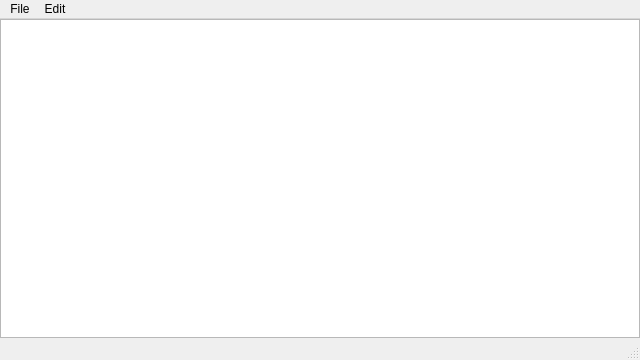
<?xml version="1.0" encoding="UTF-8"?>
<ui version="4.0">
 <class>BuildMonitorClass</class>
 <widget class="QMainWindow" name="BuildMonitorClass">
  <property name="geometry">
   <rect>
    <x>0</x>
    <y>0</y>
    <width>640</width>
    <height>360</height>
   </rect>
  </property>
  <property name="sizePolicy">
   <sizepolicy hsizetype="Preferred" vsizetype="Preferred">
    <horstretch>0</horstretch>
    <verstretch>0</verstretch>
   </sizepolicy>
  </property>
  <property name="windowTitle">
   <string>Build Monitor</string>
  </property>
  <widget class="QWidget" name="centralWidget">
   <layout class="QGridLayout" name="gridLayout">
    <property name="leftMargin">
     <number>0</number>
    </property>
    <property name="topMargin">
     <number>0</number>
    </property>
    <property name="rightMargin">
     <number>0</number>
    </property>
    <property name="bottomMargin">
     <number>0</number>
    </property>
    <item row="0" column="0">
     <widget class="ServerOverviewTable" name="serverOverviewTable">
      <property name="enabled">
       <bool>true</bool>
      </property>
      <property name="sizePolicy">
       <sizepolicy hsizetype="Expanding" vsizetype="Expanding">
        <horstretch>0</horstretch>
        <verstretch>0</verstretch>
       </sizepolicy>
      </property>
      <property name="styleSheet">
       <string notr="true">QTreeView{
id: serverOverviewTable
width: 100%
height: 100%
}</string>
      </property>
      <property name="lineWidth">
       <number>0</number>
      </property>
      <property name="editTriggers">
       <set>QAbstractItemView::NoEditTriggers</set>
      </property>
      <property name="selectionBehavior">
       <enum>QAbstractItemView::SelectRows</enum>
      </property>
      <property name="verticalScrollMode">
       <enum>QAbstractItemView::ScrollPerPixel</enum>
      </property>
      <property name="horizontalScrollMode">
       <enum>QAbstractItemView::ScrollPerPixel</enum>
      </property>
      <attribute name="horizontalHeaderHighlightSections">
       <bool>false</bool>
      </attribute>
      <attribute name="horizontalHeaderStretchLastSection">
       <bool>true</bool>
      </attribute>
      <attribute name="verticalHeaderVisible">
       <bool>false</bool>
      </attribute>
     </widget>
    </item>
   </layout>
  </widget>
  <widget class="QMenuBar" name="menuBar">
   <property name="geometry">
    <rect>
     <x>0</x>
     <y>0</y>
     <width>640</width>
     <height>21</height>
    </rect>
   </property>
   <widget class="QMenu" name="menuFile">
    <property name="title">
     <string>File</string>
    </property>
    <addaction name="actionAdd_to_Startup"/>
    <addaction name="actionRemove_from_Startup"/>
    <addaction name="separator"/>
    <addaction name="actionExit"/>
   </widget>
   <widget class="QMenu" name="menuEdit">
    <property name="title">
     <string>Edit</string>
    </property>
    <addaction name="actionSettings"/>
   </widget>
   <addaction name="menuFile"/>
   <addaction name="menuEdit"/>
  </widget>
  <widget class="QStatusBar" name="statusBar"/>
  <action name="actionExit">
   <property name="text">
    <string>Exit</string>
   </property>
  </action>
  <action name="actionSettings">
   <property name="text">
    <string>Settings</string>
   </property>
  </action>
  <action name="actionHelp">
   <property name="text">
    <string>Help</string>
   </property>
  </action>
  <action name="actionAbout">
   <property name="text">
    <string>About</string>
   </property>
  </action>
  <action name="actionAdd_to_Startup">
   <property name="text">
    <string>Add to Startup</string>
   </property>
  </action>
  <action name="actionRemove_from_Startup">
   <property name="text">
    <string>Remove from Startup</string>
   </property>
  </action>
 </widget>
 <layoutdefault spacing="6" margin="11"/>
 <customwidgets>
  <customwidget>
   <class>ServerOverviewTable</class>
   <extends>QTreeView</extends>
   <header>ServerOverviewTable.h</header>
  </customwidget>
 </customwidgets>
 <resources>
  <include location="BuildMonitor.qrc"/>
 </resources>
 <connections/>
</ui>
